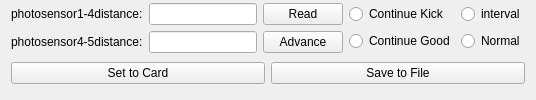
          <widget class="DHBaseWidget" name="widget_IOCard1set" native="true">
           <layout class="QGridLayout" name="gridLayout_7">
            <property name="topMargin">
             <number>0</number>
            </property>
            <item row="0" column="0" colspan="2">
             <layout class="QVBoxLayout" name="namelayout_IOCard1Set"/>
            </item>
            <item row="1" column="0">
             <layout class="QGridLayout" name="gridLayout_2">
              <item row="0" column="1">
               <widget class="QLineEdit" name="Distance1to4">
                <property name="sizePolicy">
                 <sizepolicy hsizetype="Minimum" vsizetype="Fixed">
                  <horstretch>0</horstretch>
                  <verstretch>0</verstretch>
                 </sizepolicy>
                </property>
                <property name="maximumSize">
                 <size>
                  <width>16777215</width>
                  <height>16777215</height>
                 </size>
                </property>
               </widget>
              </item>
              <item row="0" column="0">
               <widget class="QLabel" name="label_3">
                <property name="text">
                 <string>photosensor1-4distance:</string>
                </property>
               </widget>
              </item>
              <item row="1" column="1">
               <widget class="QLineEdit" name="Distance4to5">
                <property name="sizePolicy">
                 <sizepolicy hsizetype="Minimum" vsizetype="Fixed">
                  <horstretch>0</horstretch>
                  <verstretch>0</verstretch>
                 </sizepolicy>
                </property>
                <property name="maximumSize">
                 <size>
                  <width>16777215</width>
                  <height>16777215</height>
                 </size>
                </property>
               </widget>
              </item>
              <item row="1" column="0">
               <widget class="QLabel" name="label_14">
                <property name="text">
                 <string>photosensor4-5distance:</string>
                </property>
               </widget>
              </item>
              <item row="0" column="2">
               <widget class="QPushButton" name="read1">
                <property name="text">
                 <string>Read</string>
                </property>
               </widget>
              </item>
              <item row="1" column="2">
               <widget class="QPushButton" name="advance1">
                <property name="text">
                 <string>Advance</string>
                </property>
               </widget>
              </item>
             </layout>
            </item>
            <item row="1" column="1">
             <layout class="QGridLayout" name="gridLayout">
              <item row="0" column="0">
               <widget class="QRadioButton" name="radioButton_bad">
                <property name="text">
                 <string>Continue Kick</string>
                </property>
               </widget>
              </item>
              <item row="0" column="1">
               <widget class="QRadioButton" name="radioButton_alternate">
                <property name="text">
                 <string>interval</string>
                </property>
               </widget>
              </item>
              <item row="2" column="0">
               <widget class="QRadioButton" name="radioButton_good">
                <property name="text">
                 <string>Continue Good</string>
                </property>
               </widget>
              </item>
              <item row="2" column="1">
               <widget class="QRadioButton" name="radioButton_normal">
                <property name="text">
                 <string>Normal</string>
                </property>
               </widget>
              </item>
             </layout>
            </item>
            <item row="2" column="0" colspan="2">
             <layout class="QHBoxLayout" name="horizontalLayout_10">
              <item>
               <widget class="QPushButton" name="settocard_1">
                <property name="text">
                 <string>Set to Card</string>
                </property>
               </widget>
              </item>
              <item>
               <widget class="QPushButton" name="settofile_1">
                <property name="text">
                 <string>Save to File</string>
                </property>
               </widget>
              </item>
             </layout>
            </item>
           </layout>
          </widget>
